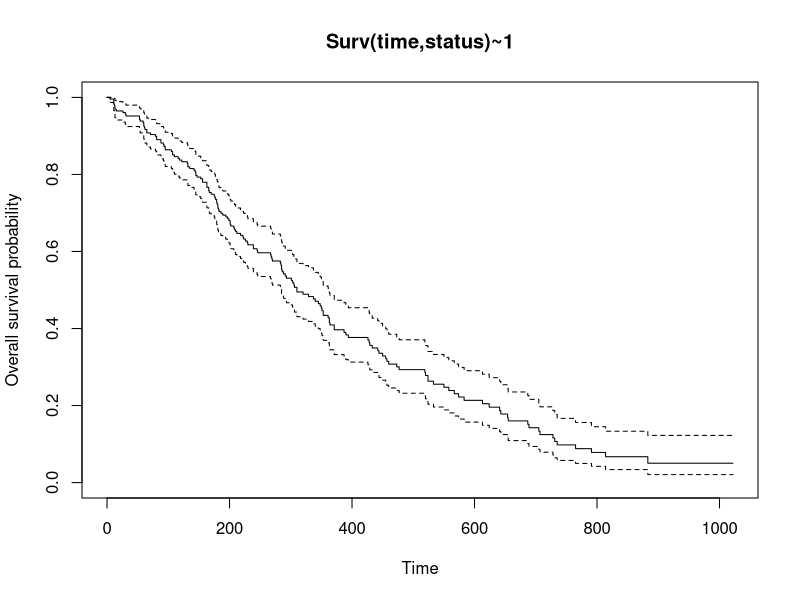
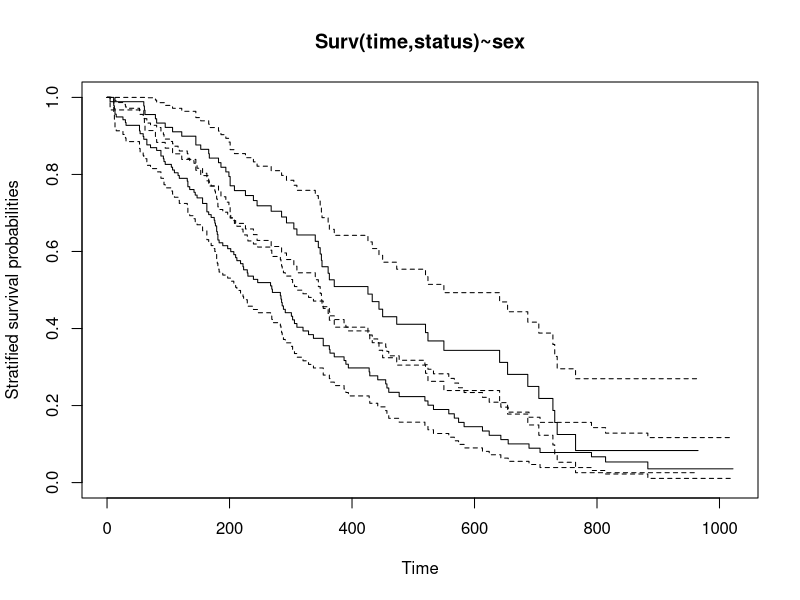
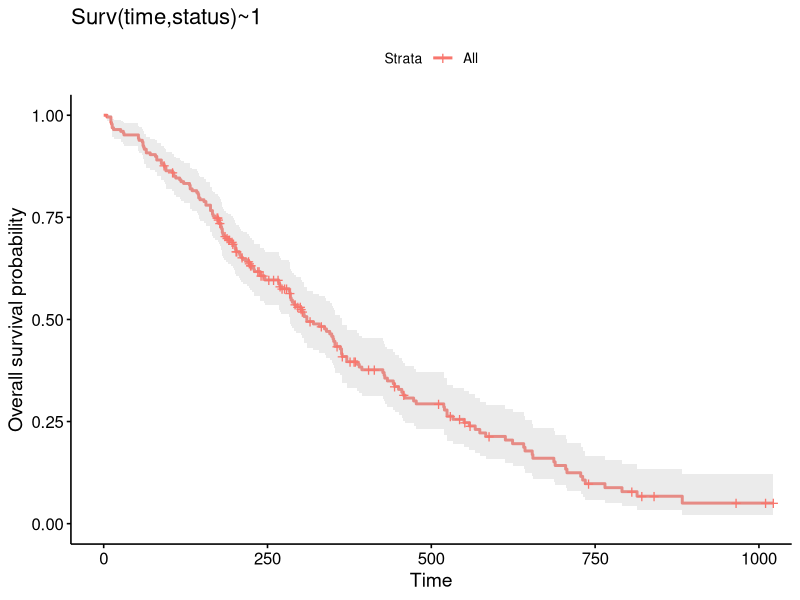
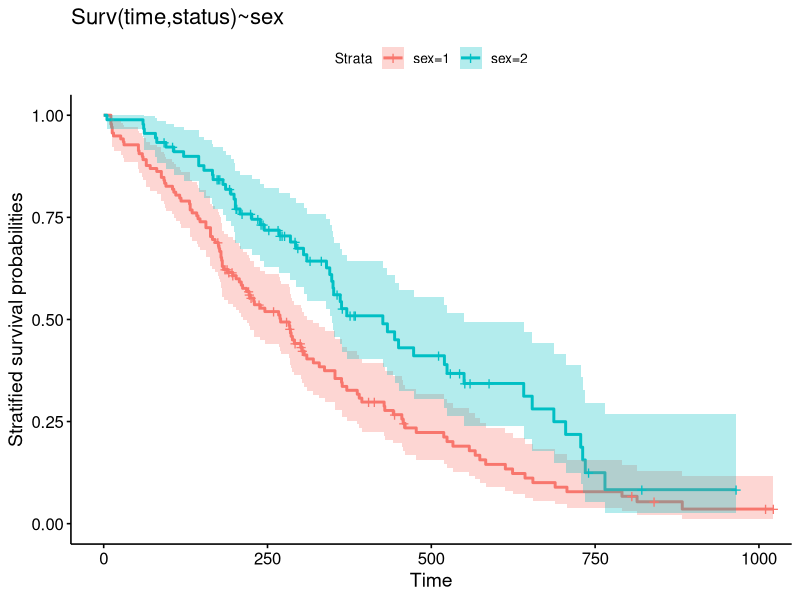
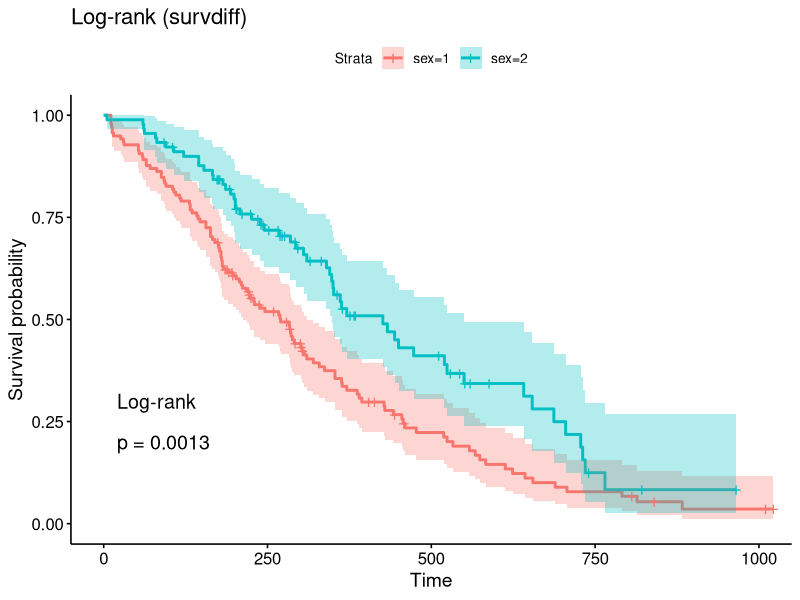
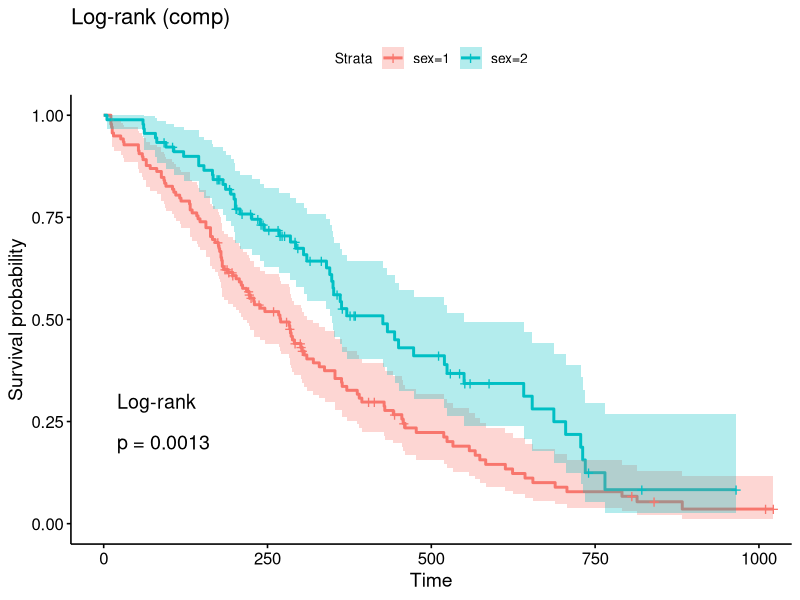
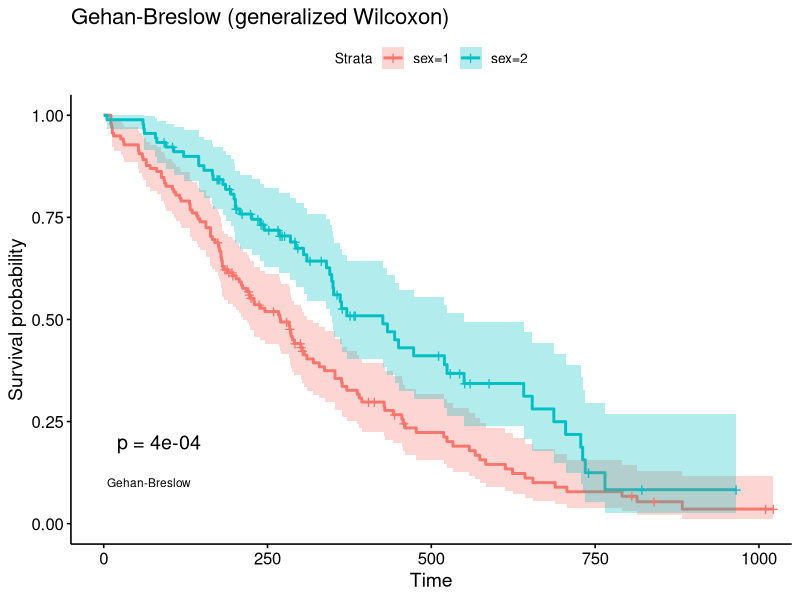
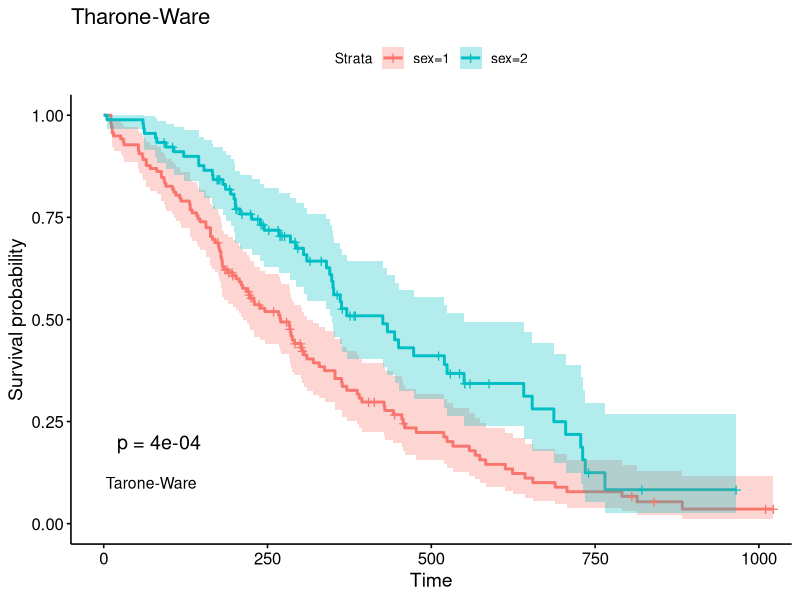

R code for these plots, in order:
## ---- chunk 1
knitr::opts_chunk$set(
  out.extra = 'style="display:block; margin: auto"',
  fig.align = "center",
  fig.path = "www/",
  collapse = TRUE,
  comment = "#>",
  dev = "png")
## ---- chunk 2
library(survival)
write.csv(survival::lung,file="lung.csv",quote=FALSE,row.names=FALSE)
## ---- chunk 3
plot(survfit(Surv(time, status) ~ 1, data = lung),
             xlab = "Time", ylab = "Overall survival probability", main = "Surv(time,status)~1")
plot(survfit(Surv(time, status) ~ sex, data = lung), conf.int=0.95,
             xlab = "Time", ylab = "Stratified survival probabilities", main = "Surv(time,status)~sex")
## ---- chunk 4
library(survminer)
ggsurvplot(survfit(Surv(time, status) ~ 1, data = lung), data=lung, conf.int=TRUE) +
xlab("Time") +
ylab("Overall survival probability") +
ggtitle("Surv(time,status)~1")
ggsurvplot(survfit(Surv(time, status) ~ sex, data = lung), data=lung, conf.int=TRUE) +
xlab("Time") +
ylab("Stratified survival probabilities") +
ggtitle("Surv(time,status)~sex")
## ---- chunk 5
fit <- survfit(Surv(time, status) ~ sex, data = lung)
ggsurvplot(fit, data = lung, conf.int = TRUE, pval = TRUE, pval.method = TRUE) + ggtitle("Log-rank (survdiff)")
ggsurvplot(fit, data = lung, conf.int = TRUE, pval = TRUE, pval.method = TRUE,
           log.rank.weights = "1") + ggtitle("Log-rank (comp)")
ggsurvplot(fit, data = lung, conf.int = TRUE, pval = TRUE, pval.method = TRUE,
           log.rank.weights = "n", pval.method.coord = c(5, 0.1),
           pval.method.size = 3) + ggtitle("Gehan-Breslow (generalized Wilcoxon)")
ggsurvplot(fit, data = lung, conf.int = TRUE, pval = TRUE, pval.method = TRUE,
           log.rank.weights = "sqrtN", pval.method.coord = c(3, 0.1),
           pval.method.size = 4) + ggtitle("Tharone-Ware")
ggsurvplot(fit, data = lung, conf.int = TRUE, pval = TRUE, pval.method = TRUE,
           log.rank.weights = "S1", pval.method.coord = c(5, 0.1),
           pval.method.size = 3) + ggtitle("Peto-Peto’s modified survival estimate")
ggsurvplot(fit, data = lung, conf.int = TRUE, pval = TRUE, pval.method = TRUE,
           log.rank.weights = "S2", pval.method.coord = c(5, 0.1),
           pval.method.size = 3) + ggtitle("modified Peto-Peto’s (by Andersen)")
ggsurvplot(fit, data = lung, conf.int = TRUE, pval = TRUE, pval.method = TRUE,
           log.rank.weights = "FH_p=1_q=1",
           pval.method.coord = c(5, 0.1),
           pval.method.size = 4) + ggtitle("Fleming-Harrington (p=1, q=1)")
## ---- chunk 6
coxfit <- coxph(Surv(time, status) ~ age + sex + wt.loss, data = lung)

# Survival curves by sex with adjustment for age and wt.loss
# A new data frame is generated containing two rows, one for each value of sex;
# the other covariates are fixed to their average values
new_df <- with(lung,
               data.frame(sex = c(1, 2),
                          age = rep(mean(age, na.rm = TRUE), 2),
                          wt.loss = rep(mean(wt.loss, na.rm = TRUE), 2)
               )
)

fit <- survfit(coxfit, newdata = new_df)
ggsurvplot(fit, conf.int = TRUE, palette = "Dark2", censor = FALSE,
           surv.median.line = "hv", data=lung)
unlink("lung.csv")
